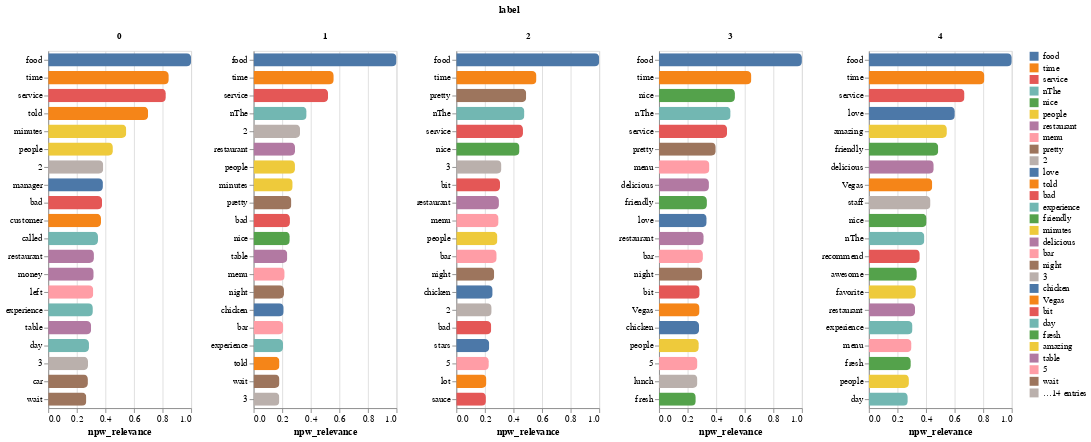

Notebook code for this chart:
### Code cell
charts["npw_relevance"]["BarChart"]

### Figure 1 — Vega specification as saved in the notebook (floating-point values rounded to 4 significant figures)
{"$schema": "https://vega.github.io/schema/vega/v5.json", "data": [{"name": "source_0", "values": [{"label": "4", "ngram": "food", "value": 1.0, "rank": 1}, {"label": "4", "ngram": "time", "value": 0.8085, "rank": 2}, {"label": "4", "ngram": "service", "value": 0.6692, "rank": 3}, {"label": "4", "ngram": "love", "value": 0.6014, "rank": 4}, {"label": "4", "ngram": "amazing", "value": 0.5458, "rank": 5}, {"label": "4", "ngram": "friendly", "value": 0.4854, "rank": 6}, {"label": "4", "ngram": "delicious", "value": 0.4539, "rank": 7}, {"label": "4", "ngram": "Vegas", "value": 0.4434, "rank": 8}, {"label": "4", "ngram": "staff", "value": 0.4312, "rank": 9}, {"label": "4", "ngram": "nice", "value": 0.4037, "rank": 10}, {"label": "4", "ngram": "nThe", "value": 0.3884, "rank": 11}, {"label": "4", "ngram": "recommend", "value": 0.3563, "rank": 12}, {"label": "4", "ngram": "awesome", "value": 0.3355, "rank": 13}, {"label": "4", "ngram": "favorite", "value": 0.3288, "rank": 14}, {"label": "4", "ngram": "restaurant", "value": 0.3231, "rank": 15}, {"label": "4", "ngram": "experience", "value": 0.3053, "rank": 16}, {"label": "4", "ngram": "menu", "value": 0.2983, "rank": 17}, {"label": "4", "ngram": "fresh", "value": 0.2935, "rank": 18}, {"label": "4", "ngram": "people", "value": 0.2801, "rank": 19}, {"label": "4", "ngram": "day", "value": 0.2723, "rank": 20}, {"label": "1", "ngram": "food", "value": 1.0, "rank": 1}, {"label": "1", "ngram": "time", "value": 0.5609, "rank": 2}, {"label": "1", "ngram": "service", "value": 0.521, "rank": 3}, {"label": "1", "ngram": "nThe", "value": 0.3709, "rank": 4}, {"label": "1", "ngram": "2", "value": 0.3253, "rank": 5}, {"label": "1", "ngram": "restaurant", "value": 0.29, "rank": 6}, {"label": "1", "ngram": "people", "value": 0.2894, "rank": 7}, {"label": "1", "ngram": "minutes", "value": 0.2734, "rank": 8}, {"label": "1", "ngram": "pretty", "value": 0.2643, "rank": 9}, {"label": "1", "ngram": "bad", "value": 0.2543, "rank": 10}, {"label": "1", "ngram": "nice", "value": 0.2531, "rank": 11}, {"label": "1", "ngram": "table", "value": 0.2358, "rank": 12}, {"label": "1", "ngram": "menu", "value": 0.2174, "rank": 13}, {"label": "1", "ngram": "night", "value": 0.2125, "rank": 14}, {"label": "1", "ngram": "chicken", "value": 0.2106, "rank": 15}, {"label": "1", "ngram": "bar", "value": 0.2074, "rank": 16}, {"label": "1", "ngram": "experience", "value": 0.2059, "rank": 17}, {"label": "1", "ngram": "told", "value": 0.181, "rank": 18}, {"label": "1", "ngram": "wait", "value": 0.1808, "rank": 19}, {"label": "1", "ngram": "3", "value": 0.1801, "rank": 20}, {"label": "3", "ngram": "food", "value": 1.0, "rank": 1}, {"label": "3", "ngram": "time", "value": 0.6463, "rank": 2}, {"label": "3", "ngram": "nice", "value": 0.5312, "rank": 3}, {"label": "3", "ngram": "nThe", "value": 0.5009, "rank": 4}, {"label": "3", "ngram": "service", "value": 0.4762, "rank": 5}, {"label": "3", "ngram": "pretty", "value": 0.397, "rank": 6}, {"label": "3", "ngram": "menu", "value": 0.3527, "rank": 7}, {"label": "3", "ngram": "delicious", "value": 0.3493, "rank": 8}, {"label": "3", "ngram": "friendly", "value": 0.3352, "rank": 9}, {"label": "3", "ngram": "love", "value": 0.3335, "rank": 10}, {"label": "3", "ngram": "restaurant", "value": 0.3129, "rank": 11}, {"label": "3", "ngram": "bar", "value": 0.3071, "rank": 12}, {"label": "3", "ngram": "night", "value": 0.3025, "rank": 13}, {"label": "3", "ngram": "bit", "value": 0.2845, "rank": 14}, {"label": "3", "ngram": "Vegas", "value": 0.2836, "rank": 15}, {"label": "3", "ngram": "chicken", "value": 0.2803, "rank": 16}, {"label": "3", "ngram": "people", "value": 0.2784, "rank": 17}, {"label": "3", "ngram": "5", "value": 0.2689, "rank": 18}, {"label": "3", "ngram": "lunch", "value": 0.2687, "rank": 19}, {"label": "3", "ngram": "fresh", "value": 0.2571, "rank": 20}, {"label": "0", "ngram": "food", "value": 1.0, "rank": 1}, {"label": "0", "ngram": "time", "value": 0.8438, "rank": 2}, {"label": "0", "ngram": "service", "value": 0.8232, "rank": 3}, {"label": "0", "ngram": "told", "value": 0.6992, "rank": 4}, {"label": "0", "ngram": "minutes", "value": 0.5463, "rank": 5}, {"label": "0", "ngram": "people", "value": 0.4525, "rank": 6}, {"label": "0", "ngram": "2", "value": 0.3849, "rank": 7}, {"label": "0", "ngram": "manager", "value": 0.3828, "rank": 8}, {"label": "0", "ngram": "bad", "value": 0.3771, "rank": 9}, {"label": "0", "ngram": "customer", "value": 0.3694, "rank": 10}, {"label": "0", "ngram": "called", "value": 0.3483, "rank": 11}, {"label": "0", "ngram": "restaurant", "value": 0.3199, "rank": 12}, {"label": "0", "ngram": "money", "value": 0.3184, "rank": 13}, {"label": "0", "ngram": "left", "value": 0.3153, "rank": 14}, {"label": "0", "ngram": "experience", "value": 0.3124, "rank": 15}, {"label": "0", "ngram": "table", "value": 0.3003, "rank": 16}, {"label": "0", "ngram": "day", "value": 0.2852, "rank": 17}, {"label": "0", "ngram": "3", "value": 0.2785, "rank": 18}, {"label": "0", "ngram": "car", "value": 0.2778, "rank": 19}, {"label": "0", "ngram": "wait", "value": 0.2667, "rank": 20}, {"label": "2", "ngram": "food", "value": 1.0, "rank": 1}, {"label": "2", "ngram": "time", "value": 0.561, "rank": 2}, {"label": "2", "ngram": "pretty", "value": 0.4892, "rank": 3}, {"label": "2", "ngram": "nThe", "value": 0.4765, "rank": 4}, {"label": "2", "ngram": "service", "value": 0.4665, "rank": 5}, {"label": "2", "ngram": "nice", "value": 0.4421, "rank": 6}, {"label": "2", "ngram": "3", "value": 0.3157, "rank": 7}, {"label": "2", "ngram": "bit", "value": 0.3059, "rank": 8}, {"label": "2", "ngram": "restaurant", "value": 0.2983, "rank": 9}, {"label": "2", "ngram": "menu", "value": 0.2958, "rank": 10}, {"label": "2", "ngram": "people", "value": 0.2876, "rank": 11}, {"label": "2", "ngram": "bar", "value": 0.2826, "rank": 12}, {"label": "2", "ngram": "night", "value": 0.2651, "rank": 13}, {"label": "2", "ngram": "chicken", "value": 0.2542, "rank": 14}, {"label": "2", "ngram": "2", "value": 0.2473, "rank": 15}, {"label": "2", "ngram": "bad", "value": 0.2445, "rank": 16}, {"label": "2", "ngram": "stars", "value": 0.2303, "rank": 17}, {"label": "2", "ngram": "5", "value": 0.2276, "rank": 18}, {"label": "2", "ngram": "lot", "value": 0.2107, "rank": 19}, {"label": "2", "ngram": "sauce", "value": 0.2071, "rank": 20}]}, {"name": "column_domain", "values": [{"label": "4", "count": 20}, {"label": "1", "count": 20}, {"label": "3", "count": 20}, {"label": "0", "count": 20}, {"label": "2", "count": 20}]}, {"name": "data_2"}, {"name": "source_0_color_domain_ngram", "values": [{"ngram": "food", "sort_field": 5.0}, {"ngram": "time", "sort_field": 3.421}, {"ngram": "service", "sort_field": 2.956}, {"ngram": "love", "sort_field": 0.9349}, {"ngram": "amazing", "sort_field": 0.5458}, {"ngram": "friendly", "sort_field": 0.8205}, {"ngram": "delicious", "sort_field": 0.8032}, {"ngram": "Vegas", "sort_field": 0.727}, {"ngram": "staff", "sort_field": 0.4312}, {"ngram": "nice", "sort_field": 1.63}, {"ngram": "nThe", "sort_field": 1.737}, {"ngram": "recommend", "sort_field": 0.3563}, {"ngram": "awesome", "sort_field": 0.3355}, {"ngram": "favorite", "sort_field": 0.3288}, {"ngram": "restaurant", "sort_field": 1.544}, {"ngram": "experience", "sort_field": 0.8236}, {"ngram": "menu", "sort_field": 1.164}, {"ngram": "fresh", "sort_field": 0.5506}, {"ngram": "people", "sort_field": 1.588}, {"ngram": "day", "sort_field": 0.5575}, {"ngram": "2", "sort_field": 0.9575}, {"ngram": "minutes", "sort_field": 0.8197}, {"ngram": "pretty", "sort_field": 1.15}, {"ngram": "bad", "sort_field": 0.8758}, {"ngram": "table", "sort_field": 0.5361}, {"ngram": "night", "sort_field": 0.7801}, {"ngram": "chicken", "sort_field": 0.7451}, {"ngram": "bar", "sort_field": 0.7972}, {"ngram": "told", "sort_field": 0.8802}, {"ngram": "wait", "sort_field": 0.4475}, {"ngram": "3", "sort_field": 0.7743}, {"ngram": "bit", "sort_field": 0.5903}, {"ngram": "5", "sort_field": 0.4965}, {"ngram": "lunch", "sort_field": 0.2687}, {"ngram": "manager", "sort_field": 0.3828}, {"ngram": "customer", "sort_field": 0.3694}, {"ngram": "called", "sort_field": 0.3483}, {"ngram": "money", "sort_field": 0.3184}, {"ngram": "left", "sort_field": 0.3153}, {"ngram": "car", "sort_field": 0.2778}, {"ngram": "stars", "sort_field": 0.2303}, {"ngram": "lot", "sort_field": 0.2107}, {"ngram": "sauce", "sort_field": 0.2071}]}], "signals": [{"name": "child_width", "value": 160}, {"name": "child_y_step", "value": 20}, {"name": "param_2", "value": "", "bind": {"input": "search", "placeholder": "insert token...", "name": "Filter by token "}}], "marks": [{"type": "group", "name": "column-title", "title": {"text": "label", "offset": 10, "style": "guide-title"}, "role": "column-title"}, {"type": "group", "name": "column_header", "from": {"data": "column_domain"}, "sort": {"field": "datum[\"label\"]", "order": "ascending"}, "encode": {"update": {"width": {"signal": "child_width"}}}, "title": {"text": {"signal": "isValid(parent[\"label\"]) ? parent[\"label\"] : \"\"+parent[\"label\"]"}, "style": "guide-label", "fontWeight": "bold", "offset": 10, "frame": "group"}, "role": "column-header"}, {"type": "group", "name": "cell", "from": {"facet": {"data": "source_0", "name": "facet", "groupby": ["label"], "aggregate": {"fields": ["ngram"], "ops": ["distinct"], "as": ["distinct_ngram"]}}}, "sort": {"field": ["datum[\"label\"]"], "order": ["ascending"]}, "encode": {"update": {"width": {"signal": "child_width"}, "height": {"signal": "bandspace(datum[\"distinct_ngram\"], 0.1, 0.05) * child_y_step"}}}, "data": [{"name": "data_0", "source": "facet", "transform": [{"type": "stack", "field": "value", "groupby": ["ngram"], "sort": {"field": [], "order": []}, "as": ["value_start", "value_end"], "offset": "zero"}, {"type": "filter", "expr": "isValid(datum[\"value\"]) && isFinite(+datum[\"value\"])"}]}, {"name": "facet_child_y_domain_ngram_2", "source": "facet", "transform": [{"type": "aggregate", "groupby": ["ngram"], "fields": ["value"], "ops": ["sum"], "as": ["sort_field"]}, {"type": "project", "fields": ["ngram", "sort_field"]}]}], "marks": [{"type": "group", "from": {"facet": {"data": "data_0", "name": "stack_group_child_main", "groupby": ["ngram"], "aggregate": {"fields": ["value_start", "value_start", "value_end", "value_end"], "ops": ["min", "max", "min", "max"]}}}, "encode": {"update": {"height": {"value": 15}, "cornerRadiusTopRight": {"value": 5}, "cornerRadiusBottomRight": {"value": 5}, "clip": {"value": true}, "yc": {"field": "ngram", "scale": "child_y", "band": 0.5}, "x": {"signal": "min(scale('child_x',datum[\"min_value_start\"]),scale('child_x',datum[\"max_value_start\"]),scale('child_x',datum[\"min_value_end\"]),scale('child_x',datum[\"max_value_end\"]))"}, "x2": {"signal": "max(scale('child_x',datum[\"min_value_start\"]),scale('child_x',datum[\"max_value_start\"]),scale('child_x',datum[\"min_value_end\"]),scale('child_x',datum[\"max_value_end\"]))"}}}, "marks": [{"type": "group", "encode": {"update": {"x": {"field": {"signal": null, "datum": null, "group": "x", "parent": null}, "mult": -1}, "height": {"field": {"signal": null, "datum": null, "group": "height", "parent": null}}}}, "marks": [{"type": "rect", "name": "child_marks", "from": {"data": "stack_group_child_main"}, "encode": {"update": {"opacity": [{"value": 1, "test": "test(regexp(param_2,'i'),datum.ngram)"}, {"value": 0}], "height": {"field": {"signal": null, "datum": null, "group": "height", "parent": null}}, "x": {"field": "value_end", "scale": "child_x"}, "x2": {"field": "value_start", "scale": "child_x"}, "fill": [{"field": "ngram", "scale": "color", "test": "test(regexp(param_2,'i'),datum.ngram)"}, {"value": ""}], "tooltip": {"signal": "{\"token\": isValid(datum[\"ngram\"]) ? datum[\"ngram\"] : \"\"+datum[\"ngram\"], \"npw_relevance value\": format(datum[\"value\"], \"\")}"}}}, "style": ["bar"]}]}]}], "scales": [{"name": "child_x", "type": "linear", "domain": {"data": "data_0", "fields": ["value_start", "value_end"]}, "range": [0, {"signal": "child_width"}], "zero": true, "nice": true}, {"name": "child_y", "type": "band", "domain": {"data": "facet_child_y_domain_ngram_2", "field": "ngram", "sort": {"op": "max", "field": "sort_field", "order": "descending"}}, "range": {"step": {"signal": "child_y_step"}}, "paddingInner": 0.1, "paddingOuter": 0.05}], "axes": [{"scale": "child_x", "minExtent": 0, "aria": false, "ticks": false, "orient": "bottom", "zindex": 0, "gridScale": "child_y", "tickCount": {"signal": "ceil(child_width/40)"}, "labels": false, "maxExtent": 0, "domain": false, "grid": true}, {"scale": "child_x", "labelFlush": true, "zindex": 0, "labelOverlap": true, "orient": "bottom", "tickCount": {"signal": "ceil(child_width/40)"}, "title": "npw_relevance", "grid": false}, {"scale": "child_y", "grid": false, "orient": "left", "zindex": 0}], "style": "cell"}], "scales": [{"name": "color", "type": "ordinal", "domain": {"data": "source_0_color_domain_ngram", "field": "ngram", "sort": {"op": "max", "field": "sort_field", "order": "descending"}}, "range": "category"}], "background": "white", "padding": 5, "legends": [{"fill": "color", "symbolType": "square", "encode": {"symbols": {"update": {"opacity": {"value": 1}}}}}], "layout": {"padding": 20, "offset": {"columnTitle": 10}, "columns": {"signal": "length(data('column_domain'))"}, "bounds": "full", "align": "none", "center": true}}
